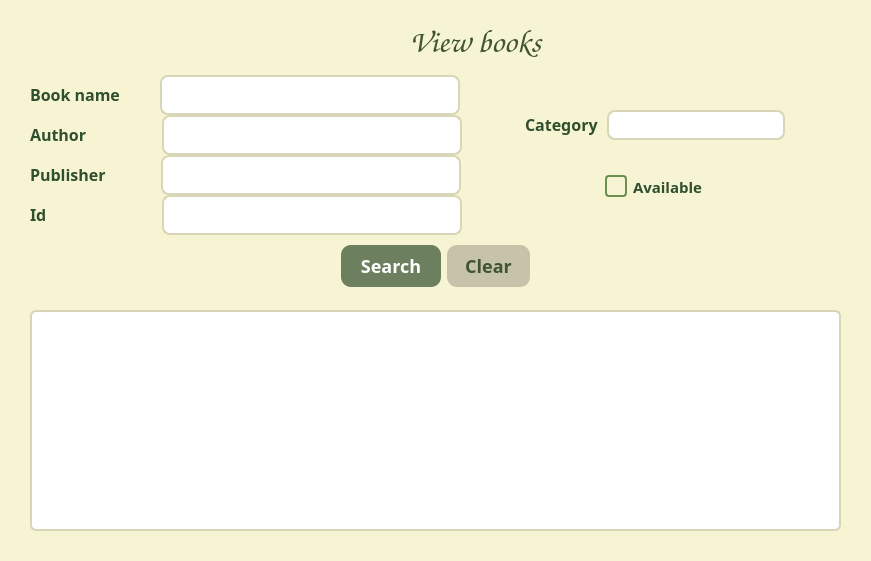
<?xml version="1.0" encoding="UTF-8"?>
<ui version="4.0">
 <class>ViewBooks</class>
 <widget class="QDialog" name="ViewBooks">
  <property name="geometry">
   <rect>
    <x>0</x>
    <y>0</y>
    <width>871</width>
    <height>561</height>
   </rect>
  </property>
  <property name="windowTitle">
   <string>View books</string>
  </property>
  <property name="styleSheet">
   <string notr="true">/* ===== Загальний фон ===== */
QDialog, QWidget {
    background-color: #f6f4d2;
    font-size: 14px;
    color: #2f4f2f;
}

/* ===== Заголовки ===== */
QLabel {
    font-size: 16px;
    color: #2f4f2f;
}

/* ======== TITLE ======== */
#titleLabel {
    font-size: 32px;
    font-weight: bold;
    font-family: &quot;Comic Sans MS&quot;;
    color: #3f5433;
}

/* ===== Текстові поля ===== */
QLineEdit {
    background: #ffffff;
    border: 2px solid #d9d6b8;
    border-radius: 8px;
    padding: 5px 8px;
    min-height: 26px;
}

QLineEdit:focus {
    border: 2px solid #6c8f4f;
}

/* ===== Комбобокс ===== */
QComboBox {
    background: #ffffff;
    border: 2px solid #d9d6b8;
    border-radius: 8px;
    padding: 4px 8px;
}

QComboBox::drop-down {
    border: none;
    width: 25px;
}

QComboBox::down-arrow {
    image: url(:/icons/arrow-down.png);
    width: 12px;
    height: 12px;
}

/* ===== CheckBox ===== */
QCheckBox {
    spacing: 6px;
    font-size: 15px;
}

QCheckBox::indicator {
    width: 18px;
    height: 18px;
    border: 2px solid #6c8f4f;
    border-radius: 4px;
}

QCheckBox::indicator:checked {
    background-color: #6c8f4f;
}

/* ===== Базовий стиль кнопок ===== */
QPushButton {
    background-color: #c7c3aa;
    color: #3f5433;
    padding: 8px 18px;
    border-radius: 10px;
    border: none;
}

QPushButton:hover {
    background-color: #d4d1bb;
}

QPushButton:pressed {
    background-color: #b6b29b;
}

/* ===== Кнопка пошуку ===== */
#searchButton {
    background-color: #6c7f5f;
    color: white;
    font-size: 18px;
    font-weight: bold;
}

#searchButton:hover {
    background-color: #7f9270;
}

#searchButton:pressed {
    background-color: #5b6c50;
}

/* ===== Кнопка Clear ===== */
#clearButton {
    background-color: #c7c3aa;
font-size: 18px;
    color: #3f5433;
}

#clearButton:hover {
    background-color: #d4d1bb;
}

#clearButton:pressed {
    background-color: #b6b29b;
}

/* BACK BUTTON */
#goBackButton {
    background: transparent;
    border: none;
    color: #42522b;
    font-size: 16px;
}
QPushButton#goBackButton:hover {
    background-color: #d7d9c6;
}

/* ===== Таблиця ===== */
QTableView {
    background: #ffffff;
    border: 2px solid #d9d6b8;
    border-radius: 6px;
    gridline-color: #ddd8b8;
    selection-background-color: #cfe3b4;
    selection-color: #2f4f2f;
}

/* Заголовки таблиці */
QHeaderView::section {
    background-color: #e5e2c8;
    color: #2f4f2f;
    padding: 6px;
    border: 1px solid #d0ccb0;
    font-weight: bold;
}

/* ===== Scrollbars ===== */
QScrollBar:vertical, QScrollBar:horizontal {
    background: #e8e5c9;
    border-radius: 5px;
    width: 12px;
    height: 12px;
}

QScrollBar::handle {
    background: #b9b693;
    border-radius: 5px;
}

QScrollBar::handle:hover {
    background: #a8a57f;
}

QScrollBar::add-line, QScrollBar::sub-line {
    background: none;
    border: none;
}
</string>
  </property>
  <layout class="QVBoxLayout" name="verticalLayout_5">
   <item>
    <layout class="QVBoxLayout" name="verticalLayout" stretch="0,1,1">
     <property name="spacing">
      <number>0</number>
     </property>
     <property name="sizeConstraint">
      <enum>QLayout::SizeConstraint::SetNoConstraint</enum>
     </property>
     <property name="leftMargin">
      <number>10</number>
     </property>
     <property name="topMargin">
      <number>10</number>
     </property>
     <property name="rightMargin">
      <number>10</number>
     </property>
     <property name="bottomMargin">
      <number>10</number>
     </property>
     <item>
      <layout class="QHBoxLayout" name="horizontalLayout">
       <item>
        <widget class="QPushButton" name="goBackButton">
         <property name="sizePolicy">
          <sizepolicy hsizetype="Fixed" vsizetype="Fixed">
           <horstretch>0</horstretch>
           <verstretch>0</verstretch>
          </sizepolicy>
         </property>
         <property name="text">
          <string/>
         </property>
         <property name="icon">
          <iconset>
           <normaloff>icons/left-arrow.png</normaloff>icons/left-arrow.png</iconset>
         </property>
        </widget>
       </item>
       <item>
        <spacer name="horizontalSpacer_3">
         <property name="orientation">
          <enum>Qt::Orientation::Horizontal</enum>
         </property>
         <property name="sizeHint" stdset="0">
          <size>
           <width>40</width>
           <height>20</height>
          </size>
         </property>
        </spacer>
       </item>
       <item>
        <widget class="QLabel" name="titleLabel">
         <property name="font">
          <font>
           <family>Comic Sans MS</family>
           <pointsize>-1</pointsize>
           <bold>true</bold>
          </font>
         </property>
         <property name="text">
          <string>View books</string>
         </property>
         <property name="alignment">
          <set>Qt::AlignmentFlag::AlignCenter</set>
         </property>
        </widget>
       </item>
       <item>
        <spacer name="horizontalSpacer_4">
         <property name="orientation">
          <enum>Qt::Orientation::Horizontal</enum>
         </property>
         <property name="sizeHint" stdset="0">
          <size>
           <width>40</width>
           <height>20</height>
          </size>
         </property>
        </spacer>
       </item>
      </layout>
     </item>
     <item>
      <widget class="QWidget" name="widget" native="true">
       <property name="enabled">
        <bool>true</bool>
       </property>
       <property name="sizePolicy">
        <sizepolicy hsizetype="Preferred" vsizetype="Preferred">
         <horstretch>0</horstretch>
         <verstretch>0</verstretch>
        </sizepolicy>
       </property>
       <property name="minimumSize">
        <size>
         <width>0</width>
         <height>20</height>
        </size>
       </property>
       <property name="maximumSize">
        <size>
         <width>16777215</width>
         <height>290</height>
        </size>
       </property>
       <layout class="QVBoxLayout" name="verticalLayout_6">
        <item>
         <layout class="QHBoxLayout" name="horizontalLayout_2">
          <item>
           <layout class="QVBoxLayout" name="verticalLayout_2">
            <property name="spacing">
             <number>0</number>
            </property>
            <item>
             <layout class="QHBoxLayout" name="horizontalLayout_8">
              <item>
               <widget class="QLabel" name="label_2">
                <property name="sizePolicy">
                 <sizepolicy hsizetype="Fixed" vsizetype="Fixed">
                  <horstretch>0</horstretch>
                  <verstretch>0</verstretch>
                 </sizepolicy>
                </property>
                <property name="font">
                 <font>
                  <family>Arial Rounded MT</family>
                  <pointsize>-1</pointsize>
                  <bold>true</bold>
                 </font>
                </property>
                <property name="text">
                 <string>Book name</string>
                </property>
               </widget>
              </item>
              <item>
               <spacer name="horizontalSpacer">
                <property name="orientation">
                 <enum>Qt::Orientation::Horizontal</enum>
                </property>
                <property name="sizeType">
                 <enum>QSizePolicy::Policy::Fixed</enum>
                </property>
                <property name="sizeHint" stdset="0">
                 <size>
                  <width>40</width>
                  <height>20</height>
                 </size>
                </property>
               </spacer>
              </item>
              <item>
               <widget class="QLineEdit" name="searchBookLineEdit">
                <property name="sizePolicy">
                 <sizepolicy hsizetype="Fixed" vsizetype="Fixed">
                  <horstretch>0</horstretch>
                  <verstretch>0</verstretch>
                 </sizepolicy>
                </property>
                <property name="minimumSize">
                 <size>
                  <width>300</width>
                  <height>40</height>
                 </size>
                </property>
                <property name="font">
                 <font>
                  <family>Arial Rounded MT</family>
                  <pointsize>-1</pointsize>
                  <bold>true</bold>
                 </font>
                </property>
               </widget>
              </item>
             </layout>
            </item>
            <item>
             <layout class="QHBoxLayout" name="horizontalLayout_5">
              <item>
               <widget class="QLabel" name="label_5">
                <property name="sizePolicy">
                 <sizepolicy hsizetype="Fixed" vsizetype="Fixed">
                  <horstretch>0</horstretch>
                  <verstretch>0</verstretch>
                 </sizepolicy>
                </property>
                <property name="font">
                 <font>
                  <family>Arial Rounded MT</family>
                  <pointsize>-1</pointsize>
                  <bold>true</bold>
                 </font>
                </property>
                <property name="text">
                 <string>Author</string>
                </property>
               </widget>
              </item>
              <item>
               <spacer name="horizontalSpacer_2">
                <property name="orientation">
                 <enum>Qt::Orientation::Horizontal</enum>
                </property>
                <property name="sizeType">
                 <enum>QSizePolicy::Policy::Fixed</enum>
                </property>
                <property name="sizeHint" stdset="0">
                 <size>
                  <width>75</width>
                  <height>20</height>
                 </size>
                </property>
               </spacer>
              </item>
              <item>
               <widget class="QLineEdit" name="authorLineEdit">
                <property name="sizePolicy">
                 <sizepolicy hsizetype="Fixed" vsizetype="Fixed">
                  <horstretch>0</horstretch>
                  <verstretch>0</verstretch>
                 </sizepolicy>
                </property>
                <property name="minimumSize">
                 <size>
                  <width>300</width>
                  <height>40</height>
                 </size>
                </property>
                <property name="font">
                 <font>
                  <family>Arial Rounded MT</family>
                  <pointsize>-1</pointsize>
                  <bold>true</bold>
                 </font>
                </property>
               </widget>
              </item>
             </layout>
            </item>
            <item>
             <layout class="QHBoxLayout" name="horizontalLayout_9">
              <item>
               <widget class="QLabel" name="label_6">
                <property name="sizePolicy">
                 <sizepolicy hsizetype="Fixed" vsizetype="Fixed">
                  <horstretch>0</horstretch>
                  <verstretch>0</verstretch>
                 </sizepolicy>
                </property>
                <property name="font">
                 <font>
                  <family>Arial Rounded MT</family>
                  <pointsize>-1</pointsize>
                  <bold>true</bold>
                 </font>
                </property>
                <property name="text">
                 <string>Publisher</string>
                </property>
               </widget>
              </item>
              <item>
               <spacer name="horizontalSpacer_5">
                <property name="orientation">
                 <enum>Qt::Orientation::Horizontal</enum>
                </property>
                <property name="sizeType">
                 <enum>QSizePolicy::Policy::Fixed</enum>
                </property>
                <property name="sizeHint" stdset="0">
                 <size>
                  <width>55</width>
                  <height>20</height>
                 </size>
                </property>
               </spacer>
              </item>
              <item>
               <widget class="QLineEdit" name="publisherLineEdit">
                <property name="sizePolicy">
                 <sizepolicy hsizetype="Fixed" vsizetype="Fixed">
                  <horstretch>0</horstretch>
                  <verstretch>0</verstretch>
                 </sizepolicy>
                </property>
                <property name="minimumSize">
                 <size>
                  <width>300</width>
                  <height>40</height>
                 </size>
                </property>
                <property name="font">
                 <font>
                  <family>Arial Rounded MT</family>
                  <pointsize>-1</pointsize>
                  <bold>true</bold>
                 </font>
                </property>
               </widget>
              </item>
             </layout>
            </item>
            <item>
             <layout class="QHBoxLayout" name="horizontalLayout_10">
              <item>
               <widget class="QLabel" name="label_7">
                <property name="sizePolicy">
                 <sizepolicy hsizetype="Fixed" vsizetype="Fixed">
                  <horstretch>0</horstretch>
                  <verstretch>0</verstretch>
                 </sizepolicy>
                </property>
                <property name="font">
                 <font>
                  <family>Arial Rounded MT</family>
                  <pointsize>-1</pointsize>
                  <bold>true</bold>
                 </font>
                </property>
                <property name="text">
                 <string>Id</string>
                </property>
               </widget>
              </item>
              <item>
               <spacer name="horizontalSpacer_6">
                <property name="orientation">
                 <enum>Qt::Orientation::Horizontal</enum>
                </property>
                <property name="sizeType">
                 <enum>QSizePolicy::Policy::Fixed</enum>
                </property>
                <property name="sizeHint" stdset="0">
                 <size>
                  <width>115</width>
                  <height>20</height>
                 </size>
                </property>
               </spacer>
              </item>
              <item>
               <widget class="QLineEdit" name="idLineEdit">
                <property name="sizePolicy">
                 <sizepolicy hsizetype="Fixed" vsizetype="Fixed">
                  <horstretch>0</horstretch>
                  <verstretch>0</verstretch>
                 </sizepolicy>
                </property>
                <property name="minimumSize">
                 <size>
                  <width>300</width>
                  <height>40</height>
                 </size>
                </property>
                <property name="font">
                 <font>
                  <family>Arial Rounded MT</family>
                  <pointsize>-1</pointsize>
                  <bold>true</bold>
                 </font>
                </property>
               </widget>
              </item>
             </layout>
            </item>
           </layout>
          </item>
          <item>
           <layout class="QVBoxLayout" name="verticalLayout_3" stretch="0,0">
            <property name="spacing">
             <number>0</number>
            </property>
            <item>
             <layout class="QHBoxLayout" name="horizontalLayout_11">
              <property name="spacing">
               <number>8</number>
              </property>
              <item>
               <spacer name="horizontalSpacer_7">
                <property name="orientation">
                 <enum>Qt::Orientation::Horizontal</enum>
                </property>
                <property name="sizeHint" stdset="0">
                 <size>
                  <width>40</width>
                  <height>20</height>
                 </size>
                </property>
               </spacer>
              </item>
              <item>
               <widget class="QLabel" name="label_3">
                <property name="sizePolicy">
                 <sizepolicy hsizetype="Fixed" vsizetype="Fixed">
                  <horstretch>0</horstretch>
                  <verstretch>0</verstretch>
                 </sizepolicy>
                </property>
                <property name="font">
                 <font>
                  <family>Arial Rounded MT</family>
                  <pointsize>-1</pointsize>
                  <bold>true</bold>
                 </font>
                </property>
                <property name="text">
                 <string>Category</string>
                </property>
               </widget>
              </item>
              <item>
               <widget class="QComboBox" name="categoryComboBox">
                <property name="sizePolicy">
                 <sizepolicy hsizetype="Fixed" vsizetype="Fixed">
                  <horstretch>0</horstretch>
                  <verstretch>0</verstretch>
                 </sizepolicy>
                </property>
                <item>
                 <property name="text">
                  <string/>
                 </property>
                </item>
                <item>
                 <property name="text">
                  <string>Програмування</string>
                 </property>
                </item>
                <item>
                 <property name="text">
                  <string>Художня література</string>
                 </property>
                </item>
               </widget>
              </item>
              <item>
               <spacer name="horizontalSpacer_8">
                <property name="orientation">
                 <enum>Qt::Orientation::Horizontal</enum>
                </property>
                <property name="sizeHint" stdset="0">
                 <size>
                  <width>40</width>
                  <height>20</height>
                 </size>
                </property>
               </spacer>
              </item>
             </layout>
            </item>
            <item>
             <layout class="QHBoxLayout" name="horizontalLayout_12">
              <item>
               <widget class="QCheckBox" name="availableCheckBox">
                <property name="sizePolicy">
                 <sizepolicy hsizetype="Fixed" vsizetype="Fixed">
                  <horstretch>0</horstretch>
                  <verstretch>0</verstretch>
                 </sizepolicy>
                </property>
                <property name="font">
                 <font>
                  <family>Arial Rounded MT</family>
                  <pointsize>-1</pointsize>
                  <bold>true</bold>
                 </font>
                </property>
                <property name="text">
                 <string>Available</string>
                </property>
               </widget>
              </item>
             </layout>
            </item>
           </layout>
          </item>
         </layout>
        </item>
        <item>
         <layout class="QHBoxLayout" name="horizontalLayout_6">
          <item>
           <spacer name="horizontalSpacer_9">
            <property name="orientation">
             <enum>Qt::Orientation::Horizontal</enum>
            </property>
            <property name="sizeHint" stdset="0">
             <size>
              <width>40</width>
              <height>20</height>
             </size>
            </property>
           </spacer>
          </item>
          <item>
           <widget class="QPushButton" name="searchButton">
            <property name="sizePolicy">
             <sizepolicy hsizetype="Fixed" vsizetype="Fixed">
              <horstretch>0</horstretch>
              <verstretch>0</verstretch>
             </sizepolicy>
            </property>
            <property name="minimumSize">
             <size>
              <width>100</width>
              <height>0</height>
             </size>
            </property>
            <property name="font">
             <font>
              <family>Arial Rounded MT</family>
              <pointsize>-1</pointsize>
              <bold>true</bold>
             </font>
            </property>
            <property name="text">
             <string>Search</string>
            </property>
           </widget>
          </item>
          <item>
           <widget class="QPushButton" name="clearButton">
            <property name="sizePolicy">
             <sizepolicy hsizetype="Fixed" vsizetype="Fixed">
              <horstretch>0</horstretch>
              <verstretch>0</verstretch>
             </sizepolicy>
            </property>
            <property name="font">
             <font>
              <family>Arial Rounded MT</family>
              <pointsize>-1</pointsize>
              <bold>true</bold>
             </font>
            </property>
            <property name="text">
             <string>Clear</string>
            </property>
           </widget>
          </item>
          <item>
           <spacer name="horizontalSpacer_10">
            <property name="orientation">
             <enum>Qt::Orientation::Horizontal</enum>
            </property>
            <property name="sizeHint" stdset="0">
             <size>
              <width>40</width>
              <height>20</height>
             </size>
            </property>
           </spacer>
          </item>
         </layout>
        </item>
       </layout>
      </widget>
     </item>
     <item>
      <widget class="QWidget" name="widget_2" native="true">
       <layout class="QVBoxLayout" name="verticalLayout_4">
        <item>
         <widget class="QTableView" name="tableView"/>
        </item>
       </layout>
      </widget>
     </item>
    </layout>
   </item>
  </layout>
 </widget>
 <resources/>
 <connections/>
</ui>
